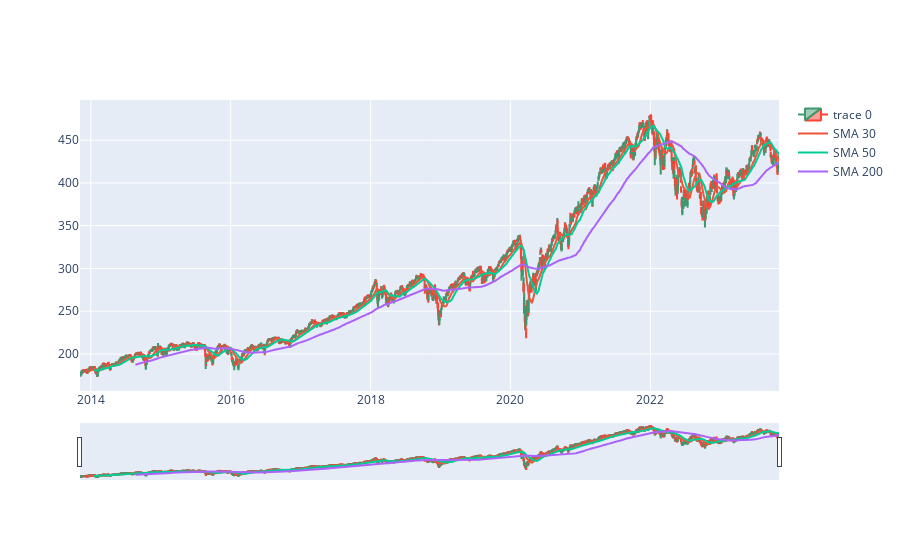

The cell this chart's notebook holds for it:
### Code cell
fig.add_trace(go.Scatter(x=df['Date'], y=df['SMA_30'], mode='lines', name='SMA 30'))
fig.add_trace(go.Scatter(x=df['Date'], y=df['SMA_50'], mode='lines', name='SMA 50'))
fig.add_trace(go.Scatter(x=df['Date'], y=df['SMA_200'], mode='lines', name='SMA 200'))

### Figure 1 — Plotly figure (JSON) as saved in the notebook; plotly's stock layout.template omitted (floating-point values rounded to 4 significant figures; data arrays with more than 128 entries replaced by an {"elided": "..."} marker saying what was removed)
{"data": [{"close": {"elided": "2516 float values"}, "high": {"elided": "2516 float values"}, "low": {"elided": "2516 float values"}, "open": {"elided": "2516 float values"}, "type": "candlestick", "x": {"elided": "2516 str values"}}, {"mode": "lines", "name": "SMA 30", "type": "scatter", "x": {"elided": "2516 str values"}, "y": {"elided": "2516 float values"}}, {"mode": "lines", "name": "SMA 50", "type": "scatter", "x": {"elided": "2516 str values"}, "y": {"elided": "2516 float values"}}, {"mode": "lines", "name": "SMA 200", "type": "scatter", "x": {"elided": "2516 str values"}, "y": {"elided": "2516 float values"}}], "layout": {}}
